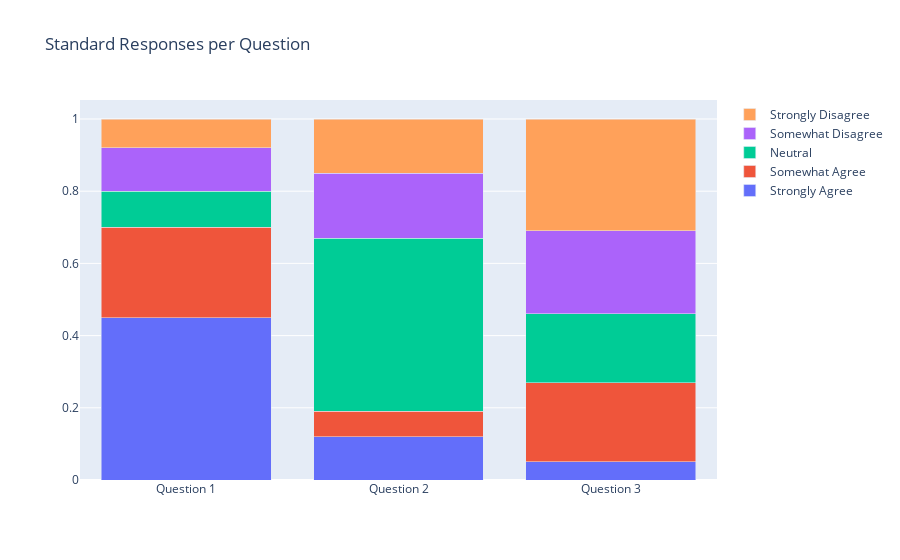

Write notebook code for a chart like this one.
### Code cell
# create traces using a list comprehension:
# trace1 - Q1
trace0 = go.Bar(
    x=df.index,
    y=df['Strongly Agree'],
    name = 'Strongly Agree'
)
trace1 = go.Bar(
    x=df.index,
    y=df['Somewhat Agree'],
    name = 'Somewhat Agree'
)
trace2 = go.Bar(
    x=df.index,
    y=df['Neutral'],
    name = 'Neutral'
)
trace3 = go.Bar(
    x=df.index,
    y=df['Somewhat Disagree'],
    name = 'Somewhat Disagree'
)
trace4 = go.Bar(
    x=df.index,
    y=df['Strongly Disagree'],
    name = 'Strongly Disagree'
)
data = [trace0, trace1, trace2, trace3, trace4]
# create a layout, remember to set the barmode here

layout = go.Layout(
    title='Standard Responses per Question',
    barmode = 'stack'
)

# create a fig from data & layout, and plot the fig.
fig = go.Figure(data=data, layout=layout)
fig.show()

### Figure 1 — Plotly figure (JSON) as saved in the notebook; plotly's stock layout.template omitted (floating-point values rounded to 4 significant figures)
{"data": [{"name": "Strongly Agree", "type": "bar", "x": ["Question 1", "Question 2", "Question 3"], "y": [0.45, 0.12, 0.05]}, {"name": "Somewhat Agree", "type": "bar", "x": ["Question 1", "Question 2", "Question 3"], "y": [0.25, 0.07, 0.22]}, {"name": "Neutral", "type": "bar", "x": ["Question 1", "Question 2", "Question 3"], "y": [0.1, 0.48, 0.19]}, {"name": "Somewhat Disagree", "type": "bar", "x": ["Question 1", "Question 2", "Question 3"], "y": [0.12, 0.18, 0.23]}, {"name": "Strongly Disagree", "type": "bar", "x": ["Question 1", "Question 2", "Question 3"], "y": [0.08, 0.15, 0.31]}], "layout": {"autosize": true, "barmode": "stack", "title": {"text": "Standard Responses per Question"}, "xaxis": {"autorange": true, "range": [-0.5, 2.5], "type": "category"}, "yaxis": {"autorange": true, "range": [0, 1.053], "type": "linear"}}}
